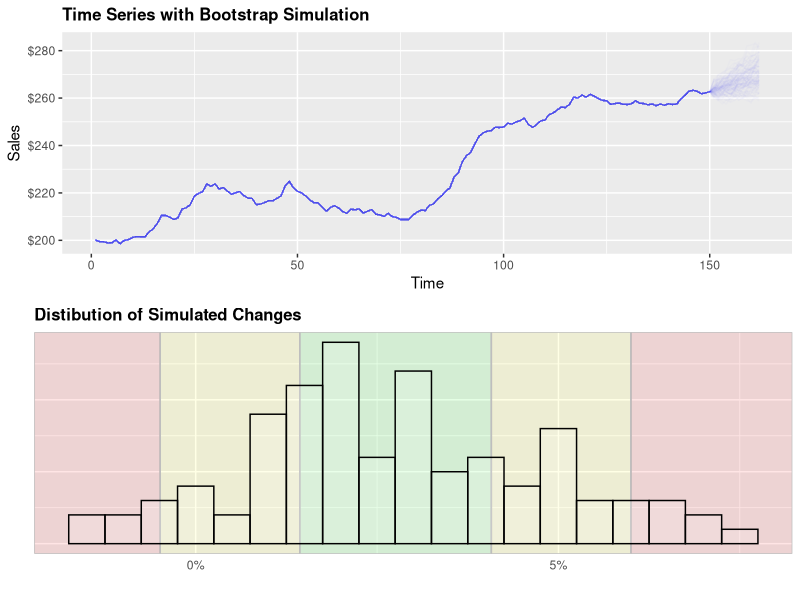
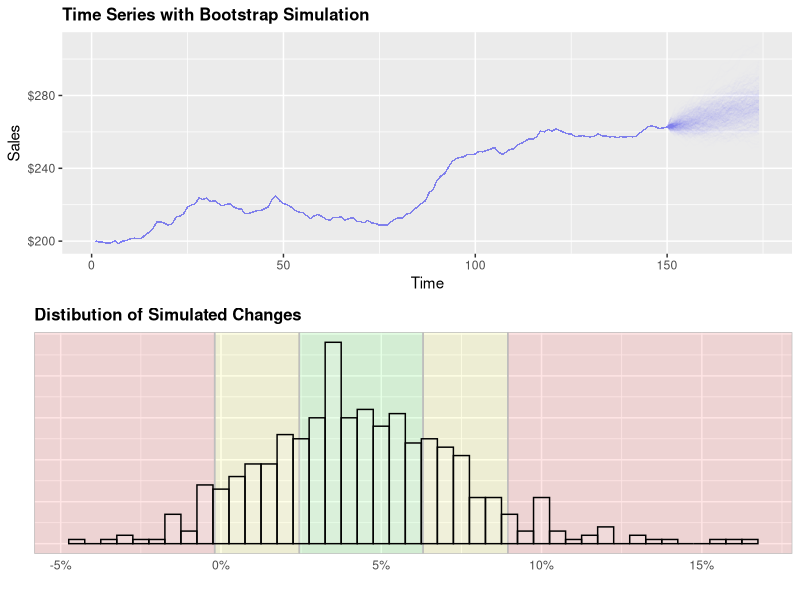
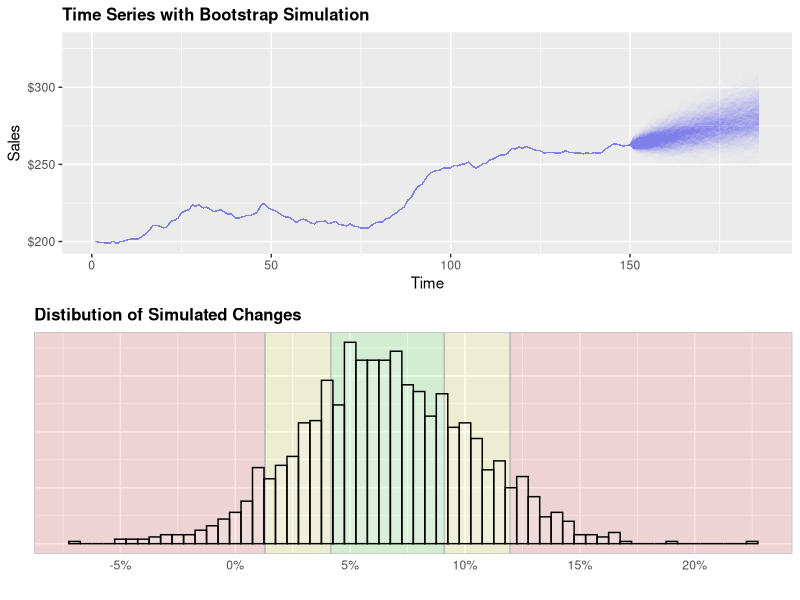

These figures' R source, in order:
## ---- chunk 1
library(ggplot2)
library(reshape2)
library(scales)
library(grid)
library(gridExtra)

data("BJsales")

boot.plot = function(dt, trials, months.back = 24, months.forward = 12, alph = .1) {

  ## calculate the change history
  lookup = 1 + (diff(dt) / dt)

  ## run run simulation by picking random percent changes from history
  ## repeat for the number of trials
  sims = data.frame()
  for (i in 1:trials) {

    sims =
      rbind(sims,
            matrix(
              sample(lookup, size = months.forward , replace = TRUE),
              nrow = 1)
      )
  }

  time = seq(151, 151 + months.forward - 1, by = 1)

  colnames(sims) = time

  sims[is.na(sims)] = 1

  last.price = dt[length(dt)]

  # calculate the price change from the last known price
  p.chg = data.frame(sims[, 1] * last.price)

  for (i in 2:months.forward) {p.chg = cbind(p.chg, p.chg[, i - 1] * sims[, i])}
  colnames(p.chg) = time

  # calculate the cumulative percent change
  cuml.new = sims[,] - 1
  cuml = data.frame(cuml.new[, 1])

  for (i in 2:months.forward) {cuml = cbind(cuml, cuml[, i - 1] + cuml.new[, i])}
  colnames(cuml) = time

  cuml.chg = data.frame("Price Change" = cuml[, length(cuml)])

  cuml$trial = 1:nrow(cuml)
  cuml = melt(cuml, id.vars = "trial")

  dt = data.frame(time = 1:length(dt), dt = dt)

  ## create graphics
  plot.price = dcast(dt, . ~ time)
  plot.price2 = cbind(plot.price, p.chg)
  plot.price2$trial = 1:nrow(plot.price2)
  plot.price2 = plot.price2[,-1]
  plot.price2 = melt(plot.price2, id.vars = c("trial"))


  cuml = data.frame("cuml.1qrt" = quantile(cuml.chg$Price.Change)[2],
                    "cuml.3qrt" = quantile(cuml.chg$Price.Change)[4],
                    "iqr.15" = quantile(cuml.chg$Price.Change)[4] -
                      quantile(cuml.chg$Price.Change)[2] * 1.5,
                    "med" = quantile(cuml.chg$Price.Change)[3])


  x1 = ggplot(cuml.chg) +
    geom_rect(aes(xmin = cuml.1qrt, xmax = cuml.3qrt, ymin = -Inf, ymax = Inf), data = cuml,
              fill = "green", color = "gray", alpha = .1) +
    geom_rect(aes(xmin = cuml.1qrt - iqr.15, xmax = cuml.1qrt,  ymin = -Inf, ymax = Inf), data = cuml,
              fill = "yellow", color = "gray", alpha = .1) +
    geom_rect(aes(xmin = cuml.3qrt, xmax = cuml.3qrt + iqr.15,  ymin = -Inf, ymax = Inf), data = cuml,
              fill = "yellow", color = "gray", alpha = .1) +
    geom_rect(aes(xmin = cuml.3qrt + iqr.15, xmax = Inf,  ymin = -Inf, ymax = Inf), data = cuml,
              fill = "red", color = "gray", alpha = .1) +
    geom_rect(aes(xmin = -Inf, xmax = cuml.1qrt - iqr.15,  ymin = -Inf, ymax = Inf), data = cuml,
              fill = "red", color = "gray", alpha = .1) +
    geom_histogram(aes(x = Price.Change), stat = "bin", binwidth = .005, fill = "white", color = "black",
             alpha = .15) +
    ggtitle("Distibution of Simulated Changes") +
    scale_x_continuous("", labels = percent, breaks = seq(-.5, .5, .05)) +
    scale_y_continuous("") +
    theme(plot.title = element_text(face = "bold", size = 12),
          axis.text.y = element_text(size = 0),
          axis.ticks = element_blank())

  plot.price2$variable = as.numeric(plot.price2$variable)

  x3 = ggplot(plot.price2, aes(x = variable, y = value, group = trial)) +
    geom_line(color = "blue", alpha = alph, se = FALSE) +
    scale_x_continuous("Time") +
    scale_y_continuous("Sales", labels = dollar) +
    theme(plot.title = element_text(face = "bold", size = 12)) +
    ggtitle("Time Series with Bootstrap Simulation")


  return(grid.arrange(x3, x1, nrow = 2))
}
## ---- chunk 2
boot.plot(BJsales, trials = 100, months.back = 12, months.forward = 12, alph = .01)
boot.plot(BJsales, trials = 500, months.back = 24, months.forward = 24, alph = .005)
boot.plot(BJsales, trials = 1500, months.back = 36, months.forward = 36, alph = .005)
## ---- chunk 3
boot.plot = function(dt, trials, months.back = 24, months.forward = 12, alph = .1) {

  ## calculate the change history
  lookup = 1 + (diff(dt) / dt)

  ## run run simulation by picking random percent changes from history
  ## repeat for the number of trials
  sims = data.frame()
  for (i in 1:trials) {

    sims =
      rbind(sims,
            matrix(
              sample(lookup, size = months.forward , replace = TRUE),
              nrow = 1)
      )
  }

  time = seq(151, 151 + months.forward - 1, by = 1)

  colnames(sims) = time

  sims[is.na(sims)] = 1

  last.price = dt[length(dt)]

  # calculate the price change from the last known price
  p.chg = data.frame(sims[, 1] * last.price)

  for (i in 2:months.forward) {p.chg = cbind(p.chg, p.chg[, i - 1] * sims[, i])}
  colnames(p.chg) = time

  # calculate the cumulative percent change
  cuml.new = sims[,] - 1
  cuml = data.frame(cuml.new[, 1])

  for (i in 2:months.forward) {cuml = cbind(cuml, cuml[, i - 1] + cuml.new[, i])}
  colnames(cuml) = time

  cuml.chg = data.frame("Price Change" = cuml[, length(cuml)])

  cuml$trial = 1:nrow(cuml)
  cuml = melt(cuml, id.vars = "trial")

  dt = data.frame(time = 1:length(dt), dt = dt)

  ## create graphics
  plot.price = dcast(dt, . ~ time)
  plot.price2 = cbind(plot.price, p.chg)
  plot.price2$trial = 1:nrow(plot.price2)
  plot.price2 = plot.price2[,-1]
  plot.price2 = melt(plot.price2, id.vars = c("trial"))


  cuml = data.frame("cuml.1qrt" = quantile(cuml.chg$Price.Change)[2],
                    "cuml.3qrt" = quantile(cuml.chg$Price.Change)[4],
                    "iqr.15" = quantile(cuml.chg$Price.Change)[4] -
                      quantile(cuml.chg$Price.Change)[2] * 1.5,
                    "med" = quantile(cuml.chg$Price.Change)[3])


  x1 = ggplot(cuml.chg) +
    geom_rect(aes(xmin = cuml.1qrt, xmax = cuml.3qrt, ymin = -Inf, ymax = Inf), data = cuml,
              fill = "green", color = "gray", alpha = .1) +
    geom_rect(aes(xmin = cuml.1qrt - iqr.15, xmax = cuml.1qrt,  ymin = -Inf, ymax = Inf), data = cuml,
              fill = "yellow", color = "gray", alpha = .1) +
    geom_rect(aes(xmin = cuml.3qrt, xmax = cuml.3qrt + iqr.15,  ymin = -Inf, ymax = Inf), data = cuml,
              fill = "yellow", color = "gray", alpha = .1) +
    geom_rect(aes(xmin = cuml.3qrt + iqr.15, xmax = Inf,  ymin = -Inf, ymax = Inf), data = cuml,
              fill = "red", color = "gray", alpha = .1) +
    geom_rect(aes(xmin = -Inf, xmax = cuml.1qrt - iqr.15,  ymin = -Inf, ymax = Inf), data = cuml,
              fill = "red", color = "gray", alpha = .1) +
    geom_histogram(aes(x = Price.Change), stat = "bin", binwidth = .005, fill = "white", color = "black",
             alpha = .15) +
    ggtitle("Distibution of Simulated Changes") +
    scale_x_continuous("", labels = percent, breaks = seq(-.5, .5, .05)) +
    scale_y_continuous("") +
    theme(plot.title = element_text(face = "bold", size = 12),
          axis.text.y = element_text(size = 0),
          axis.ticks = element_blank())

  plot.price2$variable = as.numeric(plot.price2$variable)

  x3 = ggplot(plot.price2, aes(x = variable, y = value, group = trial)) +
    geom_line(color = "blue", alpha = alph, se = FALSE) +
    scale_x_continuous("Time") +
    scale_y_continuous("Sales", labels = dollar) +
    theme(plot.title = element_text(face = "bold", size = 12)) +
    ggtitle("Time Series with Bootstrap Simulation")


  return(grid.arrange(x3, x1, nrow = 2))
}
